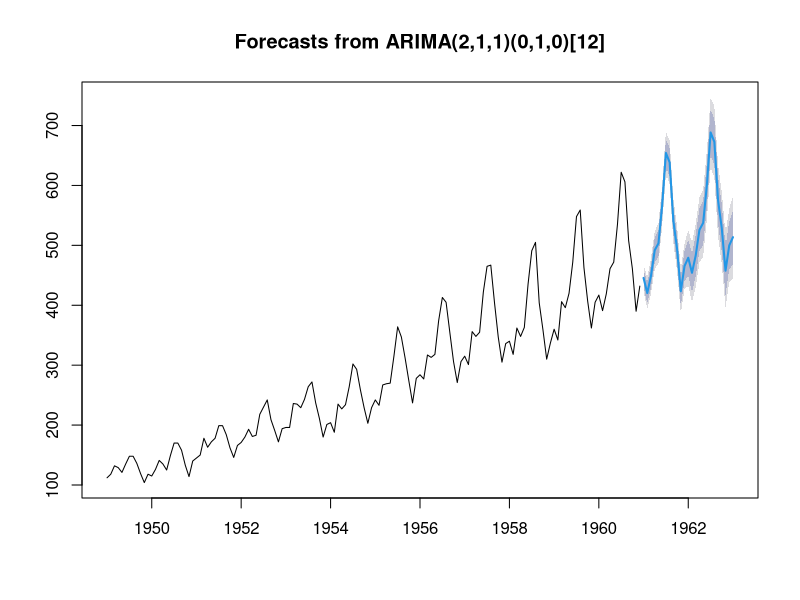

This chart was generated by the following R code:
library("lubridate") # работа с датами
library("zoo") # временные ряды
library("dplyr") # манипуляция с данными
library("ggplot2") # графики
library("forecast") # прогноз
library("xts") # расширение для zoo
y <- AirPassengers
mod_a <- auto.arima(y)
summary(mod_a)
prognoz_a <- forecast(mod_a, h=25)
plot(prognoz_a)
